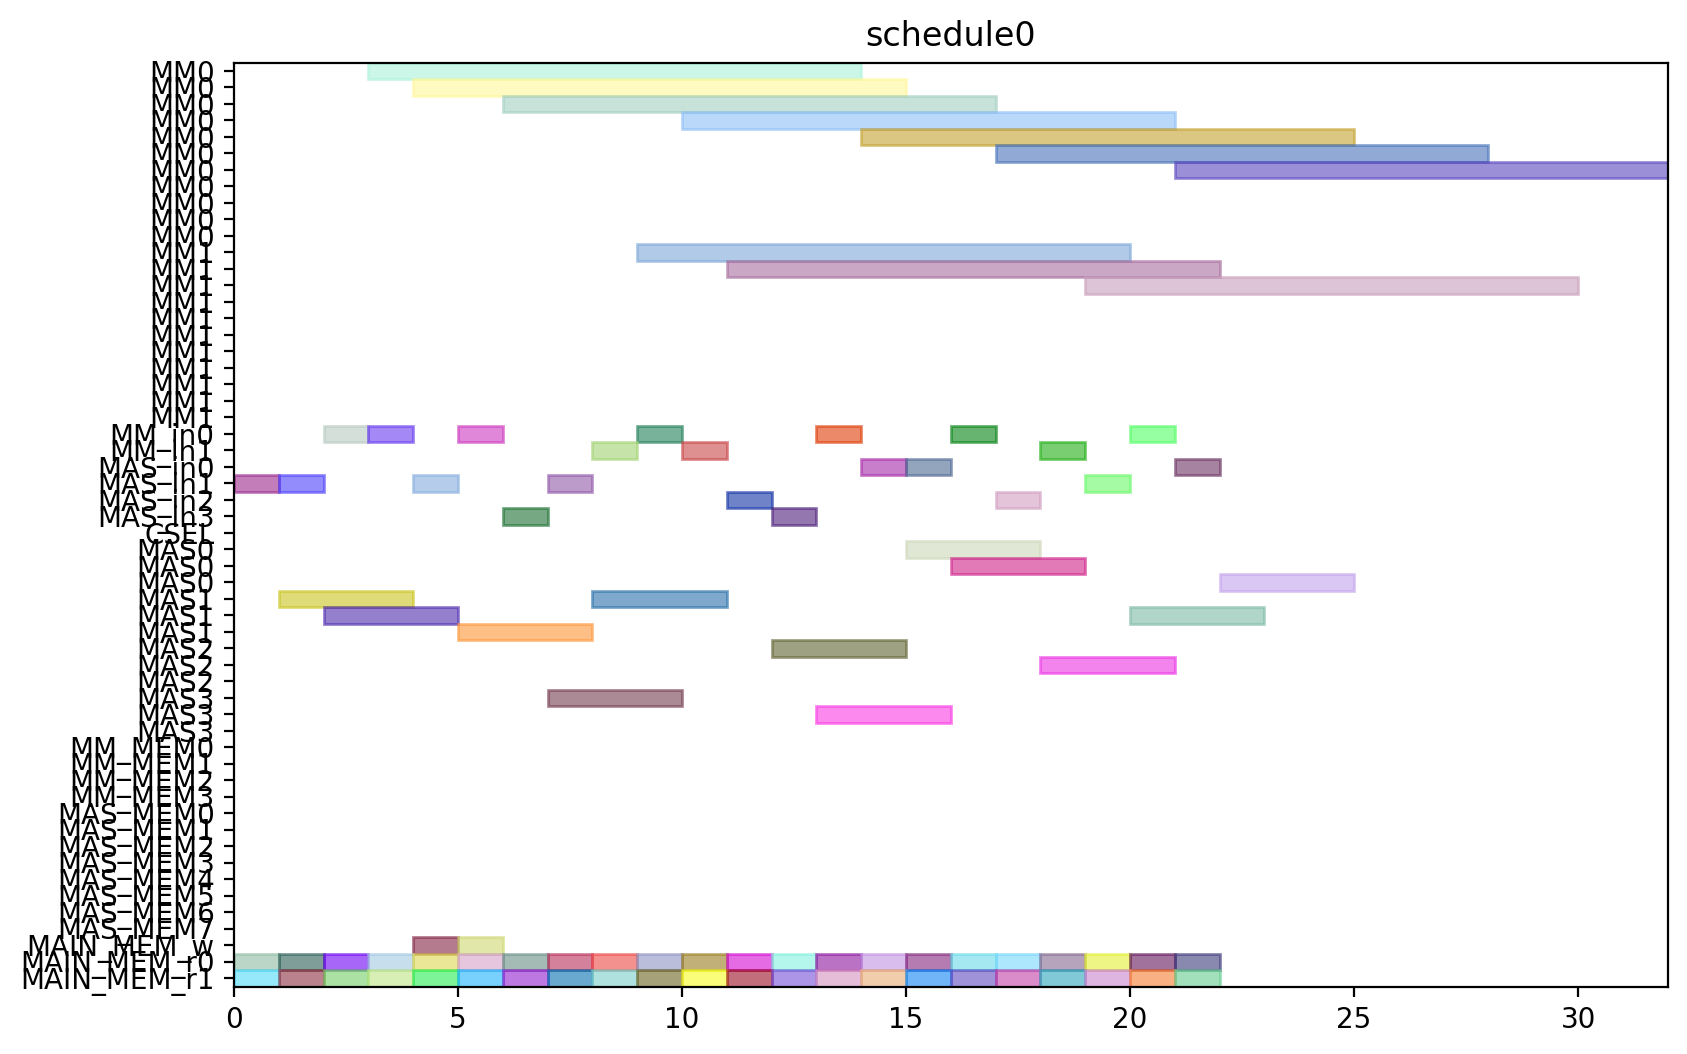

The script that drew this image:
from pyschedule import Scenario, solvers, plotters, alt


def solve():
	horizon = 120
	S = Scenario("schedule0", horizon=horizon)

	# resource
	MM = S.Resources('MM', num=2, size=11)
	MM_in = S.Resources('MM_in', num=2)
	MAS_in = S.Resources('MAS_in', num=4)
	CSEL = S.Resource('CSEL')
	MAS = S.Resources('MAS', num=4, size=3, periods=range(1, horizon))
	MM_MEM = S.Resources('MM_MEM', num=4)
	MAS_MEM = S.Resources('MAS_MEM', num=8)
	MAIN_MEM_w = S.Resource('MAIN_MEM_w', size=1)
	MAIN_MEM_r = S.Resources('MAIN_MEM_r', num=2)

	# result of previous scheduling

	# new tasks
	c10_t0 = S.Task('c10_t0', length=11, delay_cost=1)
	c10_t0 += alt(MM)
	c10_t0_in = S.Task('c10_t0_in', length=1, delay_cost=1)
	c10_t0_in += alt(MM_in)
	S += c10_t0_in*MM_in[0]<=c10_t0*MM[0]
	S += c10_t0_in*MM_in[1]<=c10_t0*MM[1]
	c10_t0_mem0 = S.Task('c10_t0_mem0', length=1, delay_cost=1)
	c10_t0_mem0 += MAIN_MEM_r[0]
	S += c10_t0_mem0 <= c10_t0

	c10_t0_mem1 = S.Task('c10_t0_mem1', length=1, delay_cost=1)
	c10_t0_mem1 += MAIN_MEM_r[1]
	S += c10_t0_mem1 <= c10_t0

	c10_t1 = S.Task('c10_t1', length=11, delay_cost=1)
	c10_t1 += alt(MM)
	c10_t1_in = S.Task('c10_t1_in', length=1, delay_cost=1)
	c10_t1_in += alt(MM_in)
	S += c10_t1_in*MM_in[0]<=c10_t1*MM[0]
	S += c10_t1_in*MM_in[1]<=c10_t1*MM[1]
	c10_t1_mem0 = S.Task('c10_t1_mem0', length=1, delay_cost=1)
	c10_t1_mem0 += MAIN_MEM_r[0]
	S += c10_t1_mem0 <= c10_t1

	c10_t1_mem1 = S.Task('c10_t1_mem1', length=1, delay_cost=1)
	c10_t1_mem1 += MAIN_MEM_r[1]
	S += c10_t1_mem1 <= c10_t1

	c10_t2 = S.Task('c10_t2', length=3, delay_cost=1)
	c10_t2 += alt(MAS)
	c10_t2_in = S.Task('c10_t2_in', length=1, delay_cost=1)
	c10_t2_in += alt(MAS_in)
	S += c10_t2_in*MAS_in[0]<=c10_t2*MAS[0]

	S += c10_t2_in*MAS_in[1]<=c10_t2*MAS[1]

	S += c10_t2_in*MAS_in[2]<=c10_t2*MAS[2]

	S += c10_t2_in*MAS_in[3]<=c10_t2*MAS[3]

	c10_t2_mem0 = S.Task('c10_t2_mem0', length=1, delay_cost=1)
	c10_t2_mem0 += MAIN_MEM_r[0]
	S += c10_t2_mem0 <= c10_t2

	c10_t2_mem1 = S.Task('c10_t2_mem1', length=1, delay_cost=1)
	c10_t2_mem1 += MAIN_MEM_r[1]
	S += c10_t2_mem1 <= c10_t2

	c10_t3 = S.Task('c10_t3', length=3, delay_cost=1)
	c10_t3 += alt(MAS)
	c10_t3_in = S.Task('c10_t3_in', length=1, delay_cost=1)
	c10_t3_in += alt(MAS_in)
	S += c10_t3_in*MAS_in[0]<=c10_t3*MAS[0]

	S += c10_t3_in*MAS_in[1]<=c10_t3*MAS[1]

	S += c10_t3_in*MAS_in[2]<=c10_t3*MAS[2]

	S += c10_t3_in*MAS_in[3]<=c10_t3*MAS[3]

	c10_t3_mem0 = S.Task('c10_t3_mem0', length=1, delay_cost=1)
	c10_t3_mem0 += MAIN_MEM_r[0]
	S += c10_t3_mem0 <= c10_t3

	c10_t3_mem1 = S.Task('c10_t3_mem1', length=1, delay_cost=1)
	c10_t3_mem1 += MAIN_MEM_r[1]
	S += c10_t3_mem1 <= c10_t3

	c20_t0 = S.Task('c20_t0', length=11, delay_cost=1)
	c20_t0 += alt(MM)
	c20_t0_in = S.Task('c20_t0_in', length=1, delay_cost=1)
	c20_t0_in += alt(MM_in)
	S += c20_t0_in*MM_in[0]<=c20_t0*MM[0]
	S += c20_t0_in*MM_in[1]<=c20_t0*MM[1]
	c20_t0_mem0 = S.Task('c20_t0_mem0', length=1, delay_cost=1)
	c20_t0_mem0 += MAIN_MEM_r[0]
	S += c20_t0_mem0 <= c20_t0

	c20_t0_mem1 = S.Task('c20_t0_mem1', length=1, delay_cost=1)
	c20_t0_mem1 += MAIN_MEM_r[1]
	S += c20_t0_mem1 <= c20_t0

	c20_t1 = S.Task('c20_t1', length=11, delay_cost=1)
	c20_t1 += alt(MM)
	c20_t1_in = S.Task('c20_t1_in', length=1, delay_cost=1)
	c20_t1_in += alt(MM_in)
	S += c20_t1_in*MM_in[0]<=c20_t1*MM[0]
	S += c20_t1_in*MM_in[1]<=c20_t1*MM[1]
	c20_t1_mem0 = S.Task('c20_t1_mem0', length=1, delay_cost=1)
	c20_t1_mem0 += MAIN_MEM_r[0]
	S += c20_t1_mem0 <= c20_t1

	c20_t1_mem1 = S.Task('c20_t1_mem1', length=1, delay_cost=1)
	c20_t1_mem1 += MAIN_MEM_r[1]
	S += c20_t1_mem1 <= c20_t1

	c20_t2 = S.Task('c20_t2', length=3, delay_cost=1)
	c20_t2 += alt(MAS)
	c20_t2_in = S.Task('c20_t2_in', length=1, delay_cost=1)
	c20_t2_in += alt(MAS_in)
	S += c20_t2_in*MAS_in[0]<=c20_t2*MAS[0]

	S += c20_t2_in*MAS_in[1]<=c20_t2*MAS[1]

	S += c20_t2_in*MAS_in[2]<=c20_t2*MAS[2]

	S += c20_t2_in*MAS_in[3]<=c20_t2*MAS[3]

	c20_t2_mem0 = S.Task('c20_t2_mem0', length=1, delay_cost=1)
	c20_t2_mem0 += MAIN_MEM_r[0]
	S += c20_t2_mem0 <= c20_t2

	c20_t2_mem1 = S.Task('c20_t2_mem1', length=1, delay_cost=1)
	c20_t2_mem1 += MAIN_MEM_r[1]
	S += c20_t2_mem1 <= c20_t2

	c20_t3 = S.Task('c20_t3', length=3, delay_cost=1)
	c20_t3 += alt(MAS)
	c20_t3_in = S.Task('c20_t3_in', length=1, delay_cost=1)
	c20_t3_in += alt(MAS_in)
	S += c20_t3_in*MAS_in[0]<=c20_t3*MAS[0]

	S += c20_t3_in*MAS_in[1]<=c20_t3*MAS[1]

	S += c20_t3_in*MAS_in[2]<=c20_t3*MAS[2]

	S += c20_t3_in*MAS_in[3]<=c20_t3*MAS[3]

	c20_t3_mem0 = S.Task('c20_t3_mem0', length=1, delay_cost=1)
	c20_t3_mem0 += MAIN_MEM_r[0]
	S += c20_t3_mem0 <= c20_t3

	c20_t3_mem1 = S.Task('c20_t3_mem1', length=1, delay_cost=1)
	c20_t3_mem1 += MAIN_MEM_r[1]
	S += c20_t3_mem1 <= c20_t3

	c01_t0 = S.Task('c01_t0', length=11, delay_cost=1)
	c01_t0 += alt(MM)
	c01_t0_in = S.Task('c01_t0_in', length=1, delay_cost=1)
	c01_t0_in += alt(MM_in)
	S += c01_t0_in*MM_in[0]<=c01_t0*MM[0]
	S += c01_t0_in*MM_in[1]<=c01_t0*MM[1]
	c01_t0_mem0 = S.Task('c01_t0_mem0', length=1, delay_cost=1)
	c01_t0_mem0 += MAIN_MEM_r[0]
	S += c01_t0_mem0 <= c01_t0

	c01_t0_mem1 = S.Task('c01_t0_mem1', length=1, delay_cost=1)
	c01_t0_mem1 += MAIN_MEM_r[1]
	S += c01_t0_mem1 <= c01_t0

	c01_t1 = S.Task('c01_t1', length=11, delay_cost=1)
	c01_t1 += alt(MM)
	c01_t1_in = S.Task('c01_t1_in', length=1, delay_cost=1)
	c01_t1_in += alt(MM_in)
	S += c01_t1_in*MM_in[0]<=c01_t1*MM[0]
	S += c01_t1_in*MM_in[1]<=c01_t1*MM[1]
	c01_t1_mem0 = S.Task('c01_t1_mem0', length=1, delay_cost=1)
	c01_t1_mem0 += MAIN_MEM_r[0]
	S += c01_t1_mem0 <= c01_t1

	c01_t1_mem1 = S.Task('c01_t1_mem1', length=1, delay_cost=1)
	c01_t1_mem1 += MAIN_MEM_r[1]
	S += c01_t1_mem1 <= c01_t1

	c01_t2 = S.Task('c01_t2', length=3, delay_cost=1)
	c01_t2 += alt(MAS)
	c01_t2_in = S.Task('c01_t2_in', length=1, delay_cost=1)
	c01_t2_in += alt(MAS_in)
	S += c01_t2_in*MAS_in[0]<=c01_t2*MAS[0]

	S += c01_t2_in*MAS_in[1]<=c01_t2*MAS[1]

	S += c01_t2_in*MAS_in[2]<=c01_t2*MAS[2]

	S += c01_t2_in*MAS_in[3]<=c01_t2*MAS[3]

	c01_t2_mem0 = S.Task('c01_t2_mem0', length=1, delay_cost=1)
	c01_t2_mem0 += MAIN_MEM_r[0]
	S += c01_t2_mem0 <= c01_t2

	c01_t2_mem1 = S.Task('c01_t2_mem1', length=1, delay_cost=1)
	c01_t2_mem1 += MAIN_MEM_r[1]
	S += c01_t2_mem1 <= c01_t2

	c01_t3 = S.Task('c01_t3', length=3, delay_cost=1)
	c01_t3 += alt(MAS)
	c01_t3_in = S.Task('c01_t3_in', length=1, delay_cost=1)
	c01_t3_in += alt(MAS_in)
	S += c01_t3_in*MAS_in[0]<=c01_t3*MAS[0]

	S += c01_t3_in*MAS_in[1]<=c01_t3*MAS[1]

	S += c01_t3_in*MAS_in[2]<=c01_t3*MAS[2]

	S += c01_t3_in*MAS_in[3]<=c01_t3*MAS[3]

	c01_t3_mem0 = S.Task('c01_t3_mem0', length=1, delay_cost=1)
	c01_t3_mem0 += MAIN_MEM_r[0]
	S += c01_t3_mem0 <= c01_t3

	c01_t3_mem1 = S.Task('c01_t3_mem1', length=1, delay_cost=1)
	c01_t3_mem1 += MAIN_MEM_r[1]
	S += c01_t3_mem1 <= c01_t3

	c11_t0 = S.Task('c11_t0', length=11, delay_cost=1)
	c11_t0 += alt(MM)
	c11_t0_in = S.Task('c11_t0_in', length=1, delay_cost=1)
	c11_t0_in += alt(MM_in)
	S += c11_t0_in*MM_in[0]<=c11_t0*MM[0]
	S += c11_t0_in*MM_in[1]<=c11_t0*MM[1]
	c11_t0_mem0 = S.Task('c11_t0_mem0', length=1, delay_cost=1)
	c11_t0_mem0 += MAIN_MEM_r[0]
	S += c11_t0_mem0 <= c11_t0

	c11_t0_mem1 = S.Task('c11_t0_mem1', length=1, delay_cost=1)
	c11_t0_mem1 += MAIN_MEM_r[1]
	S += c11_t0_mem1 <= c11_t0

	c11_t1 = S.Task('c11_t1', length=11, delay_cost=1)
	c11_t1 += alt(MM)
	c11_t1_in = S.Task('c11_t1_in', length=1, delay_cost=1)
	c11_t1_in += alt(MM_in)
	S += c11_t1_in*MM_in[0]<=c11_t1*MM[0]
	S += c11_t1_in*MM_in[1]<=c11_t1*MM[1]
	c11_t1_mem0 = S.Task('c11_t1_mem0', length=1, delay_cost=1)
	c11_t1_mem0 += MAIN_MEM_r[0]
	S += c11_t1_mem0 <= c11_t1

	c11_t1_mem1 = S.Task('c11_t1_mem1', length=1, delay_cost=1)
	c11_t1_mem1 += MAIN_MEM_r[1]
	S += c11_t1_mem1 <= c11_t1

	c11_t2 = S.Task('c11_t2', length=3, delay_cost=1)
	c11_t2 += alt(MAS)
	c11_t2_in = S.Task('c11_t2_in', length=1, delay_cost=1)
	c11_t2_in += alt(MAS_in)
	S += c11_t2_in*MAS_in[0]<=c11_t2*MAS[0]

	S += c11_t2_in*MAS_in[1]<=c11_t2*MAS[1]

	S += c11_t2_in*MAS_in[2]<=c11_t2*MAS[2]

	S += c11_t2_in*MAS_in[3]<=c11_t2*MAS[3]

	c11_t2_mem0 = S.Task('c11_t2_mem0', length=1, delay_cost=1)
	c11_t2_mem0 += MAIN_MEM_r[0]
	S += c11_t2_mem0 <= c11_t2

	c11_t2_mem1 = S.Task('c11_t2_mem1', length=1, delay_cost=1)
	c11_t2_mem1 += MAIN_MEM_r[1]
	S += c11_t2_mem1 <= c11_t2

	c11_t3 = S.Task('c11_t3', length=3, delay_cost=1)
	c11_t3 += alt(MAS)
	c11_t3_in = S.Task('c11_t3_in', length=1, delay_cost=1)
	c11_t3_in += alt(MAS_in)
	S += c11_t3_in*MAS_in[0]<=c11_t3*MAS[0]

	S += c11_t3_in*MAS_in[1]<=c11_t3*MAS[1]

	S += c11_t3_in*MAS_in[2]<=c11_t3*MAS[2]

	S += c11_t3_in*MAS_in[3]<=c11_t3*MAS[3]

	c11_t3_mem0 = S.Task('c11_t3_mem0', length=1, delay_cost=1)
	c11_t3_mem0 += MAIN_MEM_r[0]
	S += c11_t3_mem0 <= c11_t3

	c11_t3_mem1 = S.Task('c11_t3_mem1', length=1, delay_cost=1)
	c11_t3_mem1 += MAIN_MEM_r[1]
	S += c11_t3_mem1 <= c11_t3

	c21_t0 = S.Task('c21_t0', length=11, delay_cost=1)
	c21_t0 += alt(MM)
	c21_t0_in = S.Task('c21_t0_in', length=1, delay_cost=1)
	c21_t0_in += alt(MM_in)
	S += c21_t0_in*MM_in[0]<=c21_t0*MM[0]
	S += c21_t0_in*MM_in[1]<=c21_t0*MM[1]
	c21_t0_mem0 = S.Task('c21_t0_mem0', length=1, delay_cost=1)
	c21_t0_mem0 += MAIN_MEM_r[0]
	S += c21_t0_mem0 <= c21_t0

	c21_t0_mem1 = S.Task('c21_t0_mem1', length=1, delay_cost=1)
	c21_t0_mem1 += MAIN_MEM_r[1]
	S += c21_t0_mem1 <= c21_t0

	c21_t1 = S.Task('c21_t1', length=11, delay_cost=1)
	c21_t1 += alt(MM)
	c21_t1_in = S.Task('c21_t1_in', length=1, delay_cost=1)
	c21_t1_in += alt(MM_in)
	S += c21_t1_in*MM_in[0]<=c21_t1*MM[0]
	S += c21_t1_in*MM_in[1]<=c21_t1*MM[1]
	c21_t1_mem0 = S.Task('c21_t1_mem0', length=1, delay_cost=1)
	c21_t1_mem0 += MAIN_MEM_r[0]
	S += c21_t1_mem0 <= c21_t1

	c21_t1_mem1 = S.Task('c21_t1_mem1', length=1, delay_cost=1)
	c21_t1_mem1 += MAIN_MEM_r[1]
	S += c21_t1_mem1 <= c21_t1

	c21_t2 = S.Task('c21_t2', length=3, delay_cost=1)
	c21_t2 += alt(MAS)
	c21_t2_in = S.Task('c21_t2_in', length=1, delay_cost=1)
	c21_t2_in += alt(MAS_in)
	S += c21_t2_in*MAS_in[0]<=c21_t2*MAS[0]

	S += c21_t2_in*MAS_in[1]<=c21_t2*MAS[1]

	S += c21_t2_in*MAS_in[2]<=c21_t2*MAS[2]

	S += c21_t2_in*MAS_in[3]<=c21_t2*MAS[3]

	c21_t2_mem0 = S.Task('c21_t2_mem0', length=1, delay_cost=1)
	c21_t2_mem0 += MAIN_MEM_r[0]
	S += c21_t2_mem0 <= c21_t2

	c21_t2_mem1 = S.Task('c21_t2_mem1', length=1, delay_cost=1)
	c21_t2_mem1 += MAIN_MEM_r[1]
	S += c21_t2_mem1 <= c21_t2

	c21_t3 = S.Task('c21_t3', length=3, delay_cost=1)
	c21_t3 += alt(MAS)
	c21_t3_in = S.Task('c21_t3_in', length=1, delay_cost=1)
	c21_t3_in += alt(MAS_in)
	S += c21_t3_in*MAS_in[0]<=c21_t3*MAS[0]

	S += c21_t3_in*MAS_in[1]<=c21_t3*MAS[1]

	S += c21_t3_in*MAS_in[2]<=c21_t3*MAS[2]

	S += c21_t3_in*MAS_in[3]<=c21_t3*MAS[3]

	c21_t3_mem0 = S.Task('c21_t3_mem0', length=1, delay_cost=1)
	c21_t3_mem0 += MAIN_MEM_r[0]
	S += c21_t3_mem0 <= c21_t3

	c21_t3_mem1 = S.Task('c21_t3_mem1', length=1, delay_cost=1)
	c21_t3_mem1 += MAIN_MEM_r[1]
	S += c21_t3_mem1 <= c21_t3

	c000 = S.Task('c000', length=3, delay_cost=1)
	c000 += alt(MAS)
	c000_in = S.Task('c000_in', length=1, delay_cost=1)
	c000_in += alt(MAS_in)
	S += c000_in*MAS_in[0]<=c000*MAS[0]

	S += c000_in*MAS_in[1]<=c000*MAS[1]

	S += c000_in*MAS_in[2]<=c000*MAS[2]

	S += c000_in*MAS_in[3]<=c000*MAS[3]

	S += 0<c000

	c000_w = S.Task('c000_w', length=1, delay_cost=1)
	c000_w += alt(MAIN_MEM_w)
	S += c000 <= c000_w

	c000_mem0 = S.Task('c000_mem0', length=1, delay_cost=1)
	c000_mem0 += MAIN_MEM_r[0]
	S += c000_mem0 <= c000

	c000_mem1 = S.Task('c000_mem1', length=1, delay_cost=1)
	c000_mem1 += MAIN_MEM_r[1]
	S += c000_mem1 <= c000

	c001 = S.Task('c001', length=3, delay_cost=1)
	c001 += alt(MAS)
	c001_in = S.Task('c001_in', length=1, delay_cost=1)
	c001_in += alt(MAS_in)
	S += c001_in*MAS_in[0]<=c001*MAS[0]

	S += c001_in*MAS_in[1]<=c001*MAS[1]

	S += c001_in*MAS_in[2]<=c001*MAS[2]

	S += c001_in*MAS_in[3]<=c001*MAS[3]

	S += 0<c001

	c001_w = S.Task('c001_w', length=1, delay_cost=1)
	c001_w += alt(MAIN_MEM_w)
	S += c001 <= c001_w

	c001_mem0 = S.Task('c001_mem0', length=1, delay_cost=1)
	c001_mem0 += MAIN_MEM_r[0]
	S += c001_mem0 <= c001

	c001_mem1 = S.Task('c001_mem1', length=1, delay_cost=1)
	c001_mem1 += MAIN_MEM_r[1]
	S += c001_mem1 <= c001

	solvers.mip.solve(S,msg=1,kind='CPLEX',ratio_gap=1.01)

	solution = [['hoge']*len(S.solution()[1]) for i in range(len(S.solution()))]
	for i in range(len(S.solution())):
		for j in range(len(S.solution()[i])):
			solution[i][j]=str(S.solution()[i][j])
	print(solution)

	cycles = int(solution[-1][3])

	pic_file_name = "/mnt/rose/usr1/fukuda/ABE/multiRAM_multiMAS_16mux/scheduling_result/stage11MM2_stage3MAS4/FROB/schedule0.png"
	if(S.solution() != []):
		plotters.matplotlib.plot(S,img_filename=pic_file_name, show_task_labels=False, fig_size=(cycles*0.25+3, 6))

	return solution
